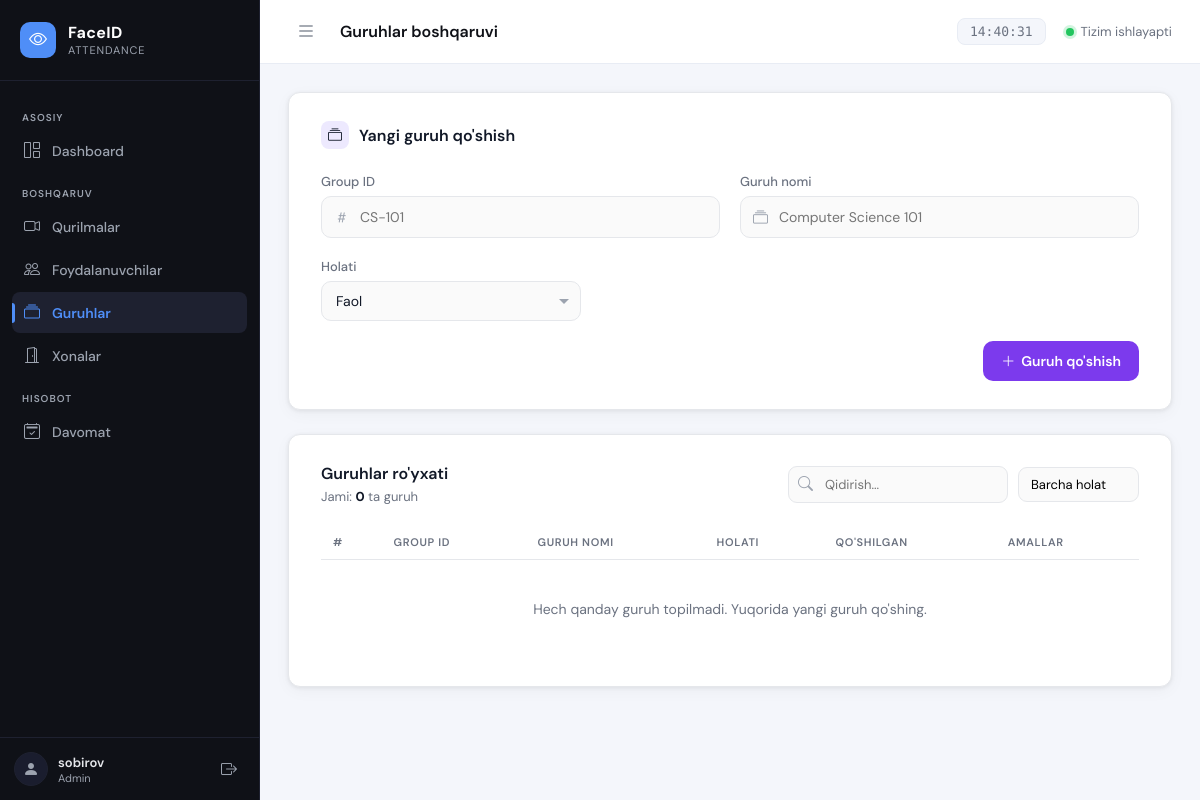
The page /groups/ (signed in) on the database as committed earlier.
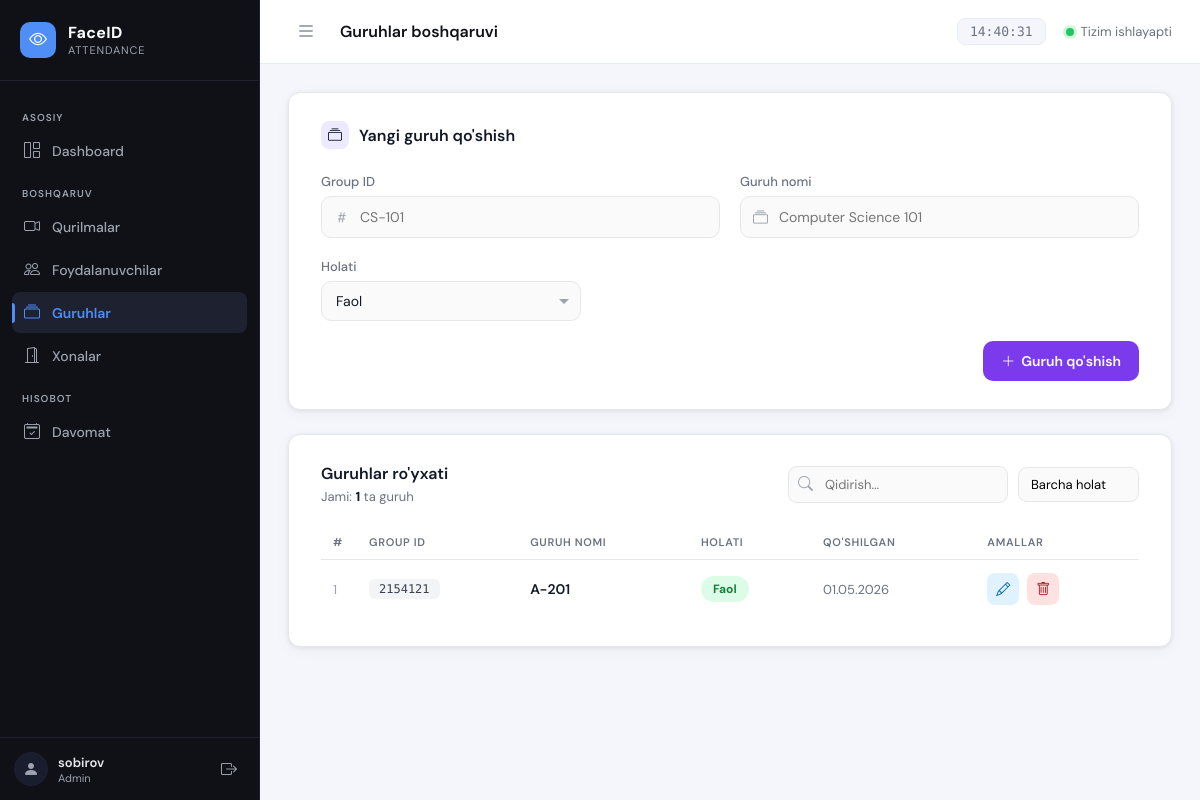
The same page on the database as committed later.
### apps/groups/models.py (models this page shows, shortened)
class Group(models.Model):
    group_id = models.CharField(max_length=100, unique=True, verbose_name="Group ID")
    group_name = models.CharField(max_length=150, unique=True, verbose_name="Guruh nomi")
    is_active = models.BooleanField(default=True, verbose_name="Faol")
    created_at = models.DateTimeField(auto_now_add=True)
    class Meta:
        verbose_name = "Guruh"
        verbose_name_plural = "Guruhlar"
        ordering = ['group_name']

### apps/groups/views.py (the view, shortened to what this page needs)
# urls.py: path('', views.group_list, name='group_list'),
@login_required
def group_list(request):
    error = None
    groups_queryset = Group.objects.all()
    paginator = Paginator(groups_queryset, 20)
    page_obj = paginator.get_page(request.GET.get('page'))
    return render(request, 'groups/group_list.html', {
        'groups': page_obj,
        'page_obj': page_obj,
        'paginator': paginator,
        'total_groups': paginator.count,
        'error': error,
    })

### apps/groups/templates/groups/group_list.html (shortened to what the changed rows need)
{% extends 'base.html' %}
{% load static %}
{% block extra_css %}
<link rel="stylesheet" href="{% static 'groups/groups.css' %}">
{% endblock %}
{% block content %}
<div class="card">
    <div class="table-header">
        <div>
            <h2>Guruhlar ro'yxati</h2>
            <div class="table-meta">
                Jami: <strong>{{ total_groups }}</strong> ta guruh
            </div>
        </div>
    </div>
    <table id="groupsTable">
        <thead>
            <tr>
                <th>#</th>
                <th>Group ID</th>
                <th>Guruh nomi</th>
                <th>Holati</th>
                <th>Qo'shilgan</th>
                <th>Amallar</th>
            </tr>
        </thead>
        <tbody>
            {% for group in groups %}
            <tr
                data-group-pk="{{ group.id }}"
                data-group-id="{{ group.group_id }}"
                data-group-name="{{ group.group_name }}"
                data-status="{% if group.is_active %}active{% else %}inactive{% endif %}"
            >
                <td class="row-num">{{ page_obj.start_index|add:forloop.counter0 }}</td>
                <td><span class="id-badge group-id-value">{{ group.group_id }}</span></td>
                <td class="name group-name-value">{{ group.group_name }}</td>
                <td>
                    <button
                        class="status-btn {% if group.is_active %}active{% else %}inactive{% endif %}"
                        onclick="toggleGroupStatus({{ group.id }}, this)"
                        title="Holatni almashtirish"
                    >
                        {% if group.is_active %}Faol{% else %}Nofaol{% endif %}
                    </button>
                </td>
                <td class="date-cell">{{ group.created_at|date:"d.m.Y" }}</td>
                <td class="actions-cell">
                    <button class="edit-btn" onclick="openEditModal({{ group.id }})" title="Tahrirlash">
                        <i class="bi bi-pencil"></i>
                    </button>
                    <button class="delete-btn" onclick="deleteGroup({{ group.id }}, this)" title="O'chirish">
                        <i class="bi bi-trash"></i>
                    </button>
                </td>
            </tr>
            {% empty %}
            <tr>
                <td colspan="6" class="empty-row">
                    Hech qanday guruh topilmadi. Yuqorida yangi guruh qo'shing.
                </td>
            </tr>
            {% endfor %}
        </tbody>
    </table>
</div>
{% endblock %}

Rows that differ between the two databases and show on the page:
added Group: start_index|add "1", group_id "2154121", group_name "A-201", shows "Faol", created_at "01.05.2026"
Other text that changed with them:
{{ total_groups }}: "0" → "1"
text no longer shown: "Hech qanday guruh topilmadi. Yuqorida yangi guruh qo'shing."
